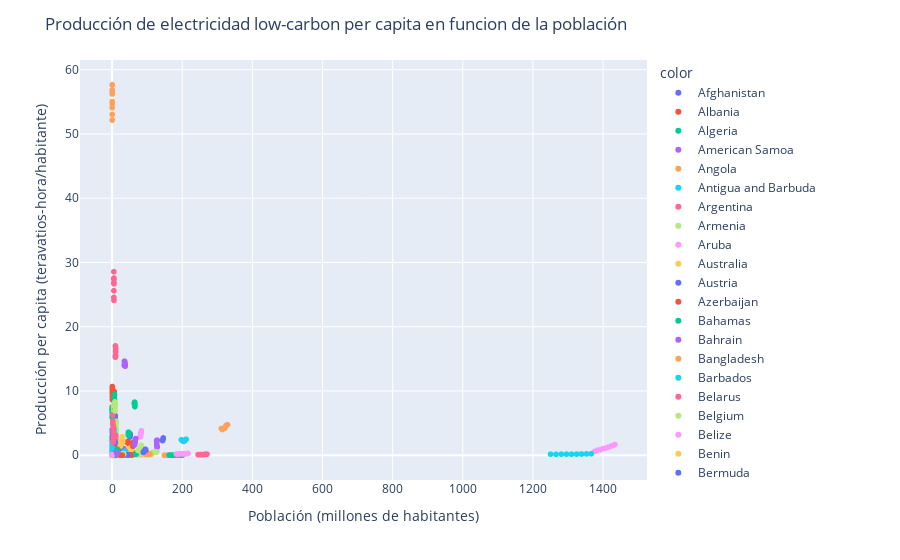

Here is the notebook cell this chart was saved with:
### Markdown cell above
Visualizamos los datos:

### Code cell
fig = px.scatter(x=wec["population"], y=wec["lc_per_capita"], color=wec["country"])
# Especificamos el diseño del gráfico
fig.update_layout(
    xaxis_title='Población (millones de habitantes)',
    yaxis_title='Producción per capita (teravatios-hora/habitante)',
    title='Producción de electricidad low-carbon per capita en funcion de la población',
)
fig.show()
